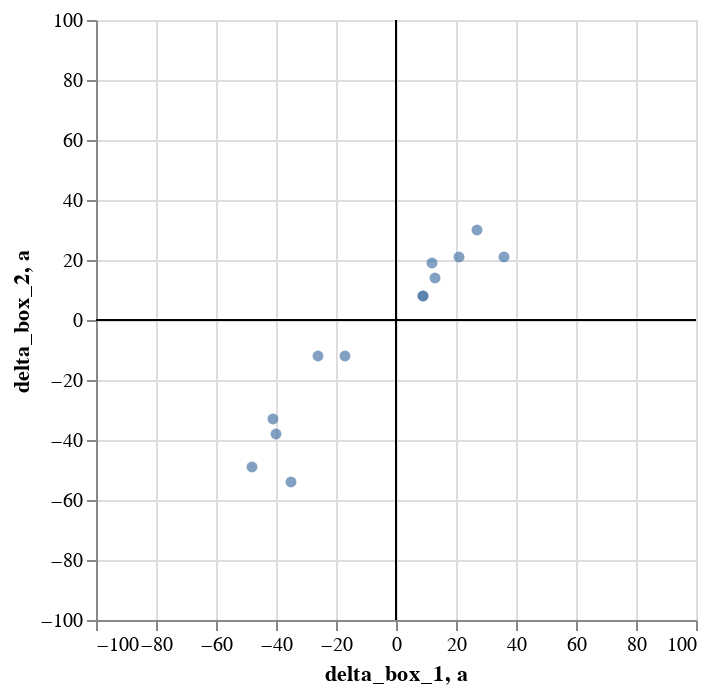

The code cell stored with this chart in its notebook:
### Code cell
line_base = alt.Chart().transform_calculate(
    a = '0'
).mark_rule()
alt.Chart(stossel_df).mark_circle().encode(
    alt.X("delta_box_1:Q").scale(domain=[-100, 100]),
    alt.Y("delta_box_2:Q").scale(domain=[-100, 100])
) + line_base.encode(x='a:Q') + line_base.encode(y='a:Q')

### Figure 1 — Vega-Lite specification as saved in the notebook (floating-point values rounded to 4 significant figures)
{"config": {"view": {"continuousWidth": 300, "continuousHeight": 300}}, "layer": [{"data": {"name": "data-fcc0960cf0eeb126a5d3de8ac23aae8a"}, "mark": {"type": "circle"}, "encoding": {"x": {"field": "delta_box_1", "scale": {"domain": [-100, 100]}, "type": "quantitative"}, "y": {"field": "delta_box_2", "scale": {"domain": [-100, 100]}, "type": "quantitative"}}}, {"data": {"name": "empty"}, "mark": {"type": "rule"}, "encoding": {"x": {"field": "a", "type": "quantitative"}}, "transform": [{"calculate": "0", "as": "a"}]}, {"data": {"name": "empty"}, "mark": {"type": "rule"}, "encoding": {"y": {"field": "a", "type": "quantitative"}}, "transform": [{"calculate": "0", "as": "a"}]}], "$schema": "https://vega.github.io/schema/vega-lite/v5.16.3.json", "datasets": {"data-fcc0960cf0eeb126a5d3de8ac23aae8a": [{"date_time": "20230204 07:55:00", "delta_box_1": 21.0, "delta_box_2": 21.0, "time": "2023-02-04T07:55:00", "time_previous": "2023-02-03T16:26:00", "delta_box_mean": 21.0, "delta_box_mean_mm": 0.02106}, {"date_time": "20230204 16:30:00", "delta_box_1": -48.0, "delta_box_2": -49.0, "time": "2023-02-04T16:30:00", "time_previous": "2023-02-04T07:55:00", "delta_box_mean": -48.5, "delta_box_mean_mm": -0.04865}, {"date_time": "20230205 08:02:00", "delta_box_1": 13.0, "delta_box_2": 14.0, "time": "2023-02-05T08:02:00", "time_previous": "2023-02-04T16:30:00", "delta_box_mean": 13.5, "delta_box_mean_mm": 0.01354}, {"date_time": "20230207 17:28:00", "delta_box_1": -35.0, "delta_box_2": -54.0, "time": "2023-02-07T17:28:00", "time_previous": "2023-02-07T12:28:00", "delta_box_mean": -44.5, "delta_box_mean_mm": -0.04463}, {"date_time": "20230210 08:00:00", "delta_box_1": 12.0, "delta_box_2": 19.0, "time": "2023-02-10T08:00:00", "time_previous": "2023-02-09T17:00:00", "delta_box_mean": 15.5, "delta_box_mean_mm": 0.01555}, {"date_time": "20230210 17:30:00", "delta_box_1": -26.0, "delta_box_2": -12.0, "time": "2023-02-10T17:30:00", "time_previous": "2023-02-10T08:00:00", "delta_box_mean": -19.0, "delta_box_mean_mm": -0.01906}, {"date_time": "20230211 08:00:00", "delta_box_1": 27.0, "delta_box_2": 30.0, "time": "2023-02-11T08:00:00", "time_previous": "2023-02-10T17:30:00", "delta_box_mean": 28.5, "delta_box_mean_mm": 0.02859}, {"date_time": "20230211 17:30:00", "delta_box_1": -41.0, "delta_box_2": -33.0, "time": "2023-02-11T17:30:00", "time_previous": "2023-02-11T08:00:00", "delta_box_mean": -37.0, "delta_box_mean_mm": -0.03711}, {"date_time": "20230212 17:10:00", "delta_box_1": -40.0, "delta_box_2": -38.0, "time": "2023-02-12T17:10:00", "time_previous": "2023-02-12T07:15:00", "delta_box_mean": -39.0, "delta_box_mean_mm": -0.03912}, {"date_time": "20230213 07:50:00", "delta_box_1": 9.0, "delta_box_2": 8.0, "time": "2023-02-13T07:50:00", "time_previous": "2023-02-12T17:10:00", "delta_box_mean": 8.5, "delta_box_mean_mm": 0.008526}, {"date_time": "20230217 07:50:00", "delta_box_1": 9.0, "delta_box_2": 8.0, "time": "2023-02-17T07:50:00", "time_previous": "2023-02-16T17:28:00", "delta_box_mean": 8.5, "delta_box_mean_mm": 0.008526}, {"date_time": "20230217 17:05:00", "delta_box_1": -17.0, "delta_box_2": -12.0, "time": "2023-02-17T17:05:00", "time_previous": "2023-02-17T07:50:00", "delta_box_mean": -14.5, "delta_box_mean_mm": -0.01454}, {"date_time": "20230218 08:10:00", "delta_box_1": 36.0, "delta_box_2": 21.0, "time": "2023-02-18T08:10:00", "time_previous": "2023-02-17T17:05:00", "delta_box_mean": 28.5, "delta_box_mean_mm": 0.02859}], "empty": [{}]}}
